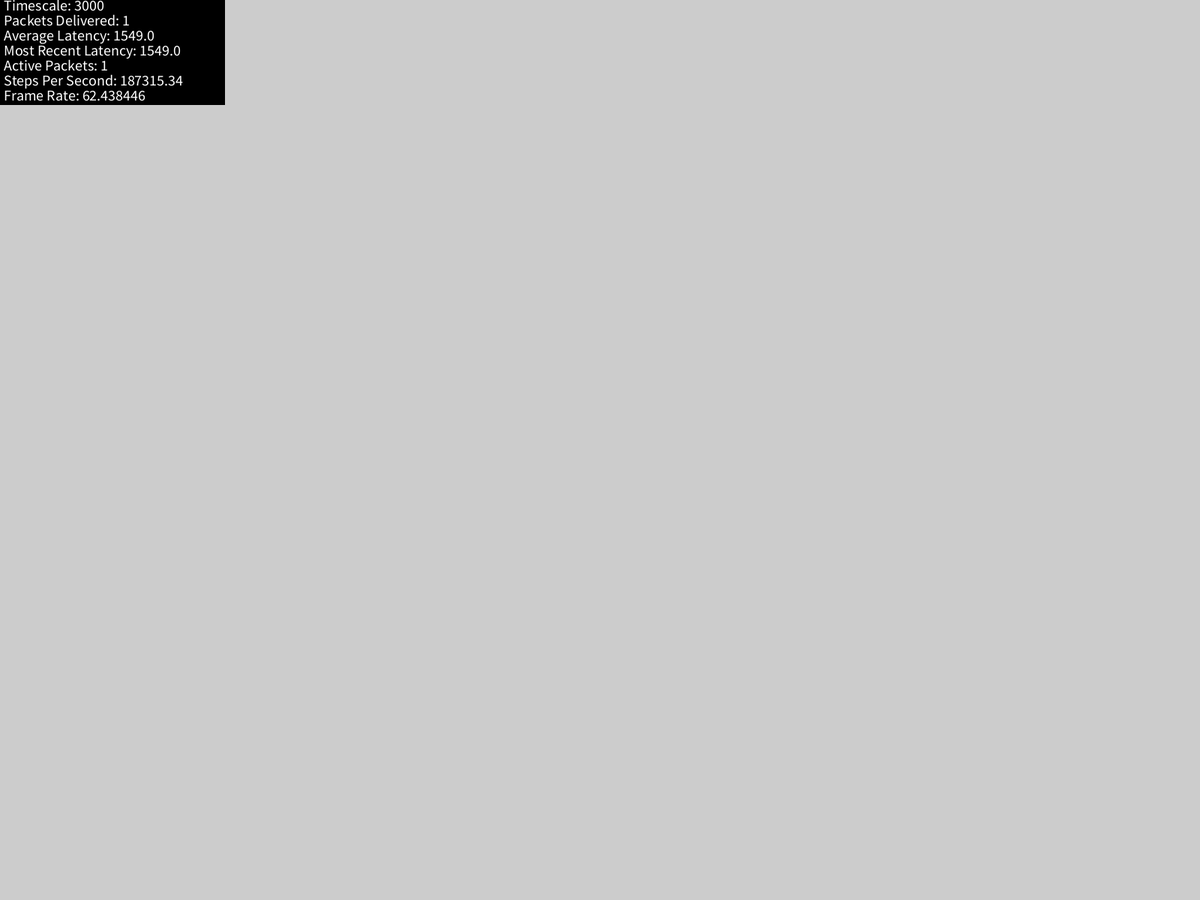
Frame 1 (no input)
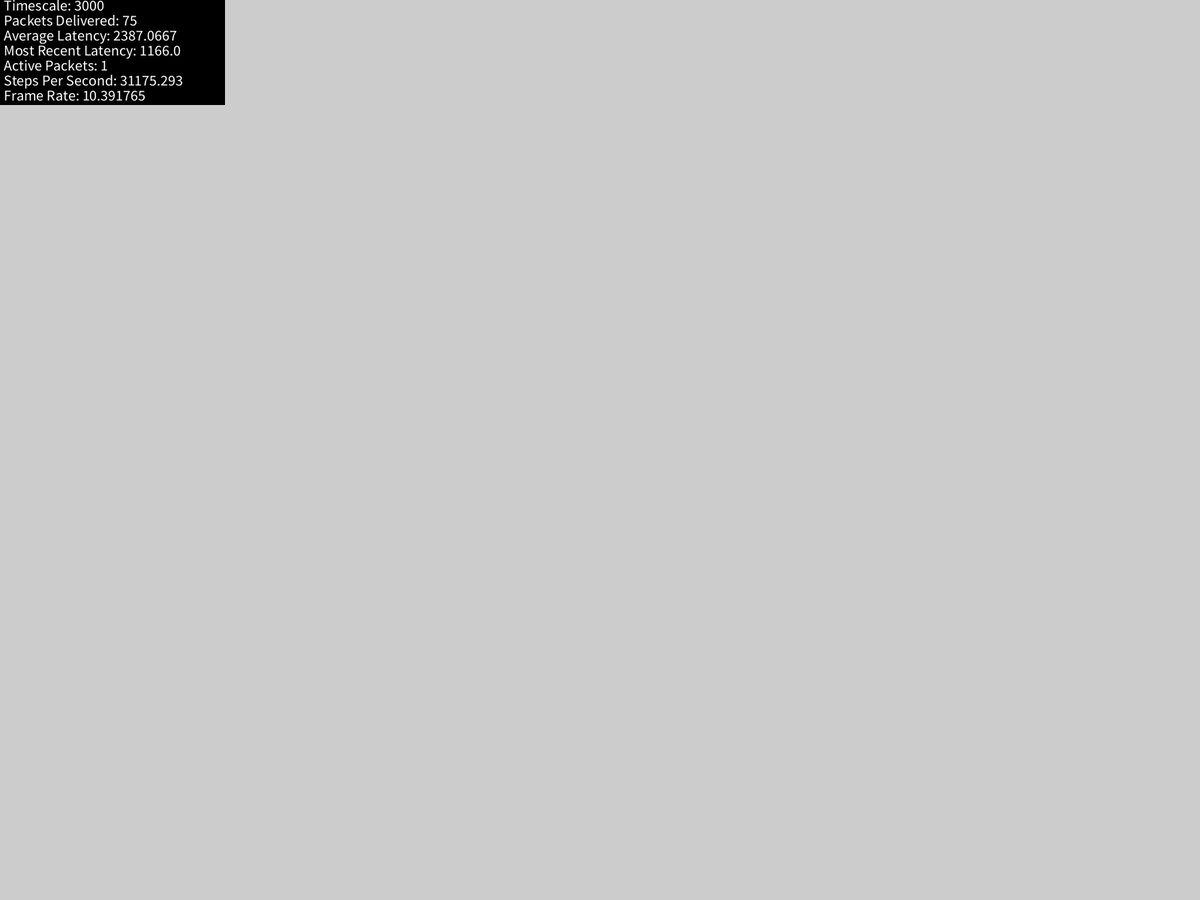
Frame 60 (the mouse pressed at the canvas centre just before this capture)
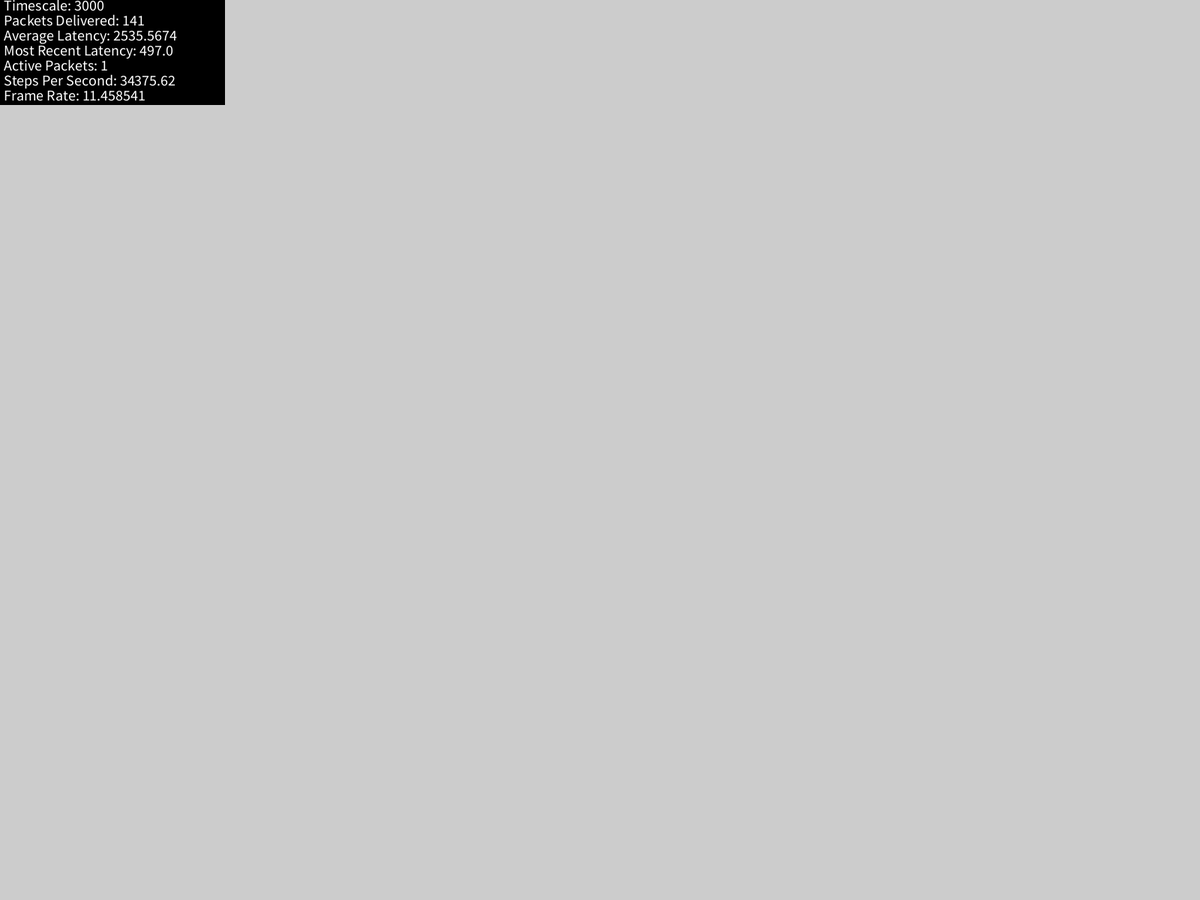
Frame 120 (the mouse held since frame 60 and released just before this capture)

The Processing sketch that drew these frames (run headless with seeded random() and noise(); from frame 60 on, the mouse is pressed at the canvas centre):

// Processing sketch: MANET
// ── MANET.pde
Network net;
int timeScale = 3000;

float averageLatency = 0;
float lastLatency = 0;
int deliveredPackets;

int activePackets = 0;

boolean showEncounters = false;
boolean showWeakEncounters = false;
boolean render = false;

void setup(){
  net = new Network();
  fullScreen();
}

void draw(){
  for(int i = 0; i < timeScale; i++)
    net.Update();
  if(render){
    background(0);
    net.Display();
  }
  else{
    fill(0);
    noStroke();
    rect(0, 0, 300, 140);
  }
  fill(255);
  textSize(20);
  textAlign(LEFT, TOP);
  text("Timescale: " + timeScale, 5, 0);
  text("Packets Delivered: " + deliveredPackets, 5, 20);
  text("Average Latency: " + averageLatency, 5, 40);
  text("Most Recent Latency: " + lastLatency, 5, 60);
  text("Active Packets: " + activePackets, 5, 80);
  text("Steps Per Second: " + frameRate * timeScale, 5, 100);
  text("Frame Rate: " + frameRate, 5, 120);
  textAlign(CENTER, CENTER);
}

void keyPressed(){
  if (key == CODED) {
    if (keyCode == UP) {
      timeScale++;
    } else if (keyCode == DOWN) {
      timeScale = timeScale > 1 ? timeScale - 1 : 1;
    } else if (keyCode == LEFT){
      timeScale = timeScale - 10;
      timeScale = timeScale < 1 ? 1 : timeScale;
    } else if (keyCode == RIGHT){
      timeScale += 10;
    }
  }
  else if(key == '1')
    timeScale = 1;
  
  else if(key == 'e')
    showEncounters = !showEncounters;
  else if(key == 'p')
    net.AddRandomPacket();
  else if(key == 'w')
    showWeakEncounters = !showWeakEncounters;
  else if(key == 'r'){
    render = !render;
    if(!render)
      background(0);
  }
}

// ── Encounter.pde
class Encounter{
  Node a;
  Node b;
  
  int lifeSpan = 960;
  int timeAlive = 0;
  
  Encounter(Node _a, Node _b){
    a = _a;
    b = _b;
  }
  
  void Update(){
    timeAlive++;
  }
  
  boolean Expired(){
    return timeAlive >= 240;
  }  
}

// ── Network.pde
class Network{

  ArrayList<Node> nodes;
  int startNodeCount = 40;
  int initialPacketCount = 1;
  
  int packetIndex = 0;
  
  Network(){
    nodes = new ArrayList();
    for(int i = 0; i < startNodeCount; i++){
      nodes.add(new Node(random(width), random(height), i));
    }
    
    for(int i = 0; i < initialPacketCount; i++){
      AddRandomPacket();
    }
  }
  
  void Update(){
    for(Node n : nodes){
      n.Update();
    }
    
    for(Node n : nodes){
      n.EncounterNodes(nodes);
    }
    
    for(Node n : nodes){
      n.AttemptToPassPayload(nodes);
    }
    
    if(activePackets == 0)
      AddRandomPacket();
  }
  
  void Display(){
    for(Node n : nodes){
      n.Display();
    }
  }

  void AddRandomPacket(){
    int source = 0;
      do{
        source = floor(random(0, startNodeCount));
      } while (nodes.get(source).payload != null);
      int dest = source;
      while(dest == source)
        dest = floor(random(0, startNodeCount));
      nodes.get(source).payload = new Packet("Hello world " + packetIndex++, nodes.get(source), nodes.get(dest));
  }

}

// ── Node.pde
class Node{

  PVector pos;
  PVector vel = new PVector();
  PVector acc = new PVector();
  int radius = 5;
  int commRadius = 100;
  
  float accSpeed = 0.5;
  float maxSpeed = 2.0;
  
  private boolean receivedMessage = false;
  private String message = "";
  private int messageTimerStart = 120;
  private int messageTimer;
  
  private int weakTransferTimerStart = 20;
  private int weakTransferTimer = 0;
  
  private int peturbationTimerStart = 60;
  private int peturbationTimer = 0;
  
  Packet payload = null;
  
  ArrayList<Encounter> encounters = new ArrayList();
  ArrayList<Encounter> weakEncounters = new ArrayList();
  
  int index;
  
  Node(float x, float y, int _index){
    pos = new PVector(x, y);
    index = _index;
    //commRadius = commRadius + floor(random(-20, 100));
  }
  
  void Update(){
    vel.add(acc);
    vel.limit(maxSpeed);
    pos.add(vel);
    acc = PVector.random2D().mult(accSpeed);
    ConstrainToScreen();
    if(payload != null){
      payload.Update();
    }
    
    for(int i = encounters.size() - 1; i >= 0; i--){
      encounters.get(i).Update();
      if(encounters.get(i).Expired())
        encounters.remove(i);
    }
    
    for(int i = weakEncounters.size() - 1; i >= 0; i--){
      if(weakEncounters.get(i).Expired())
        weakEncounters.remove(i);
    }
    
    weakTransferTimer = weakTransferTimer > 0 ? weakTransferTimer - 1 : 0;
    peturbationTimer = peturbationTimer > 0 ? peturbationTimer - 1 : 0;
  } 
  
  void EncounterNodes(ArrayList<Node> networkNodes){
    for(Node n : networkNodes){
      if(n != this && dist(pos.x, pos.y, n.pos.x, n.pos.y) < commRadius + n.commRadius){       
        boolean recorded = false;
        for(Encounter e : encounters){
          if(e.a == this && e.b == n || e.a == n && e.b == this){
            recorded = true;
            e.timeAlive = 0;
          }
        }
        if(!recorded){
          Encounter e = new Encounter(this, n);
          encounters.add(e);
          n.encounters.add(e);
          for(Encounter other : n.encounters){
            if(!encounters.contains(other))
              weakEncounters.add(other);
          }
          for(Encounter mine : encounters){
            if(!n.encounters.contains(mine))
              n.weakEncounters.add(mine);
          }
        }
      }
    }
  }
  
  void AttemptToPassPayload(ArrayList<Node> network){
    if(payload != null && !payload.passedThisStep && !payload.reachedDestination){
      for(Node n : network){
        if(n != this && !payload.previousCarriers.contains(n) && n.payload == null && 
            (n.HasEncountered(payload.dest) || weakTransferTimer <= 0 && n.HasWeaklyEncountered(payload.dest) || peturbationTimer <= 0)){
          if(dist(pos.x, pos.y, n.pos.x, n.pos.y) < commRadius + n.commRadius){
            n.TakePayload(payload);
            payload = null;
            
            if(render){
              strokeWeight(2);
              stroke(0, 255, 255);
              line(pos.x, pos.y, n.pos.x, n.pos.y);
            }
            
            break;
          }
        }
      }
    }
  }
  
  void Display(){
    if(payload != null)
      fill(255, 0, 0);
    else
      fill(0, 255, 0);
    noStroke();
    ellipse(pos.x, pos.y, radius * 2, radius * 2);
    noFill();
    stroke(255, 0, 255);
    ellipse(pos.x, pos.y, commRadius * 2, commRadius * 2);
    
    if(payload != null){
      stroke(255, 255, 0);
      strokeWeight(2);
      line(pos.x, pos.y, payload.dest.pos.x, payload.dest.pos.y);
      
      fill(255);
      textSize(15);
      text(weakTransferTimer, pos.x, pos.y + 20);
      text(peturbationTimer, pos.x, pos.y + 35);
    }
    
    if(receivedMessage){
      fill(255);
      textSize(15);
      text(message, pos.x, pos.y - map(messageTimer, messageTimerStart, 0, 0, 30));
      messageTimer --;
      receivedMessage = messageTimer > 0;
    }
    
    if(showEncounters){
      for(Encounter e : encounters){
        stroke(0, 0, 255);
        strokeWeight(2);
        line(e.a.pos.x, e.a.pos.y, e.b.pos.x, e.b.pos.y);
      }
    }
    
    if(showWeakEncounters){
      for(Encounter e : weakEncounters){
        stroke(100, 100, 200);
        strokeWeight(2);
        line(pos.x, pos.y, e.a.pos.x, e.a.pos.y);
        line(pos.x, pos.y, e.b.pos.x, e.b.pos.y);
      }
    }
  }
  
  private void ConstrainToScreen(){
    if(pos.x > width - radius){
      pos.x = width - radius;
      vel.x = -vel.x;
    }
    else if(pos.x < radius){
      pos.x = radius;
      vel.x = -vel.x;
    }
    if(pos.y > height - radius){
      pos.y = height - radius;
      vel.y = -vel.y;
    }
    else if(pos.y < radius){
      pos.y = radius;
      vel.y = -vel.y;
    }
  }
  
  void TakePayload(Packet p){
    payload = p;
    p.SetCarrier(this);
    weakTransferTimer = weakTransferTimerStart;
    peturbationTimer = peturbationTimerStart;
    if(payload.reachedDestination){
        message = "\"" + payload.data + "\"" + "\nReceived in: " + payload.timeAlive;
        receivedMessage = true;
        messageTimer = messageTimerStart;
        weakTransferTimer = 0;
        peturbationTimer = 0;
        
        deliveredPackets++;
        averageLatency = (averageLatency * (deliveredPackets - 1) + payload.timeAlive) / deliveredPackets;
        lastLatency = payload.timeAlive;
        
        payload = null;
    }
  }
  
  Boolean HasEncountered(Node n){
    for(Encounter e : encounters)
      if(e.a == n || e.b == n)
        return true;
    return false;
  }
  
  Boolean HasWeaklyEncountered(Node n){
    for(Encounter e : weakEncounters)
      if(e.a == n || e.b == n)
        return true;
    return false;
  }
  
  float DistToNode(Node other){
    return dist(pos.x, pos.y, other.pos.x, other.pos.y);
  }
  
  String toString(){
    return "MANET Node, index: " + index + " position: " + pos.x + ", " + pos.y + " payload: " + payload;
  }
}

// ── Packet.pde
class Packet implements Cloneable{
  String data;
  
  Node source;
  Node dest;
  Node carrier;
  ArrayList<Node> previousCarriers = new ArrayList();
  
  int aversionTimer;
  int aversionTimerStart = 80;
  
  boolean passedThisStep = false;
  boolean reachedDestination = false;
  
  int timeAlive = 0;
  
  Packet(String d, Node _source, Node _dest){
    data = d;
    source = _source;
    dest = _dest;
    carrier = _source;
    aversionTimer = aversionTimerStart;
    activePackets ++;
  }
  
  Packet(String d, Node _source, Node _dest, Node _carrier){
    data = d;
    source = _source;
    dest = _dest;
    carrier = _carrier;
  }
  
  void Update(){
    passedThisStep = false;
    timeAlive ++;
    aversionTimer--;
    if(aversionTimer <= 0 && previousCarriers.size() > 0){
      aversionTimer = aversionTimerStart;
      previousCarriers.remove(0);
    }
  }
  
  void SetCarrier(Node _c){
    previousCarriers.add(carrier);
    carrier = _c;
    passedThisStep = true;
    if(carrier == dest){
      reachedDestination = true;
      activePackets --;
    }
  }
  
  String toString(){
    return "Packet, data: " + data;
  }
  
  public Packet clone(){
    return new Packet(data, source, dest, carrier);
  }
}
